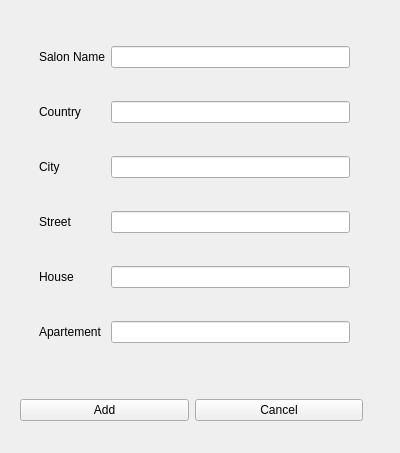
<?xml version="1.0" encoding="UTF-8"?>
<ui version="4.0">
 <class>AddSalonForm</class>
 <widget class="QWidget" name="AddSalonForm">
  <property name="geometry">
   <rect>
    <x>0</x>
    <y>0</y>
    <width>400</width>
    <height>453</height>
   </rect>
  </property>
  <property name="windowTitle">
   <string>Form</string>
  </property>
  <widget class="QWidget" name="gridLayoutWidget">
   <property name="geometry">
    <rect>
     <x>39</x>
     <y>19</y>
     <width>311</width>
     <height>351</height>
    </rect>
   </property>
   <layout class="QGridLayout" name="gridLayout">
    <item row="0" column="0">
     <widget class="QLabel" name="label">
      <property name="text">
       <string>Salon Name</string>
      </property>
     </widget>
    </item>
    <item row="5" column="0">
     <widget class="QLabel" name="label_6">
      <property name="text">
       <string>Apartement</string>
      </property>
     </widget>
    </item>
    <item row="1" column="0">
     <widget class="QLabel" name="label_2">
      <property name="text">
       <string>Country</string>
      </property>
     </widget>
    </item>
    <item row="3" column="0">
     <widget class="QLabel" name="label_4">
      <property name="text">
       <string>Street</string>
      </property>
     </widget>
    </item>
    <item row="2" column="0">
     <widget class="QLabel" name="label_3">
      <property name="text">
       <string>City</string>
      </property>
     </widget>
    </item>
    <item row="4" column="0">
     <widget class="QLabel" name="label_5">
      <property name="text">
       <string>House</string>
      </property>
     </widget>
    </item>
    <item row="0" column="1">
     <widget class="QLineEdit" name="salon_name_edir"/>
    </item>
    <item row="1" column="1">
     <widget class="QLineEdit" name="salon_country_edit"/>
    </item>
    <item row="2" column="1">
     <widget class="QLineEdit" name="salon_city_edit"/>
    </item>
    <item row="3" column="1">
     <widget class="QLineEdit" name="salon_street_edit"/>
    </item>
    <item row="4" column="1">
     <widget class="QLineEdit" name="salon_house_edit"/>
    </item>
    <item row="5" column="1">
     <widget class="QLineEdit" name="salon_apart_edit"/>
    </item>
   </layout>
  </widget>
  <widget class="QWidget" name="horizontalLayoutWidget">
   <property name="geometry">
    <rect>
     <x>20</x>
     <y>370</y>
     <width>343</width>
     <height>80</height>
    </rect>
   </property>
   <layout class="QHBoxLayout" name="horizontalLayout">
    <item>
     <widget class="QPushButton" name="salon_add_buton">
      <property name="text">
       <string>Add</string>
      </property>
     </widget>
    </item>
    <item>
     <widget class="QPushButton" name="salon_cancel_button">
      <property name="text">
       <string>Cancel</string>
      </property>
     </widget>
    </item>
   </layout>
  </widget>
 </widget>
 <resources/>
 <connections/>
</ui>
